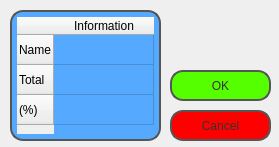
<?xml version="1.0" encoding="UTF-8"?>
<ui version="4.0">
 <class>service_ui</class>
 <widget class="QWidget" name="service_ui">
  <property name="geometry">
   <rect>
    <x>0</x>
    <y>0</y>
    <width>279</width>
    <height>147</height>
   </rect>
  </property>
  <property name="windowTitle">
   <string>service_ui</string>
  </property>
  <widget class="QTableWidget" name="services_tab_2">
   <property name="geometry">
    <rect>
     <x>10</x>
     <y>10</y>
     <width>151</width>
     <height>131</height>
    </rect>
   </property>
   <property name="styleSheet">
    <string notr="true">#services_tab_2{
font: 75 12pt &quot;Times New Roman&quot;;
color:#333;
border: 2px solid #555;
border-radius: 13px;
padding: 5px;
background: qradialgradient(cx: 0.3, cy: -0.4,
fx: 0.3, fy: -0.4,
radius: 1.5, stop: 0 #fff, stop: 1 #888);
min-width: 70px;

background-color:rgb(85, 170, 255);
}</string>
   </property>
   <row>
    <property name="text">
     <string>Name</string>
    </property>
   </row>
   <row>
    <property name="text">
     <string>Total</string>
    </property>
   </row>
   <row>
    <property name="text">
     <string>(%)</string>
    </property>
   </row>
   <column>
    <property name="text">
     <string>Information</string>
    </property>
   </column>
  </widget>
  <widget class="QPushButton" name="okButton">
   <property name="geometry">
    <rect>
     <x>170</x>
     <y>70</y>
     <width>101</width>
     <height>31</height>
    </rect>
   </property>
   <property name="styleSheet">
    <string notr="true">#okButton{
font: 75 12pt &quot;Times New Roman&quot;;
color:#333;
border: 2px solid #555;
border-radius: 13px;
padding: 5px;
background: qradialgradient(cx: 0.3, cy: -0.4,
fx: 0.3, fy: -0.4,
radius: 1.5, stop: 0 #fff, stop: 1 #888);
min-width: 70px;

background-color: rgb(85, 255, 0);
}</string>
   </property>
   <property name="text">
    <string>OK</string>
   </property>
  </widget>
  <widget class="QPushButton" name="cancelButton">
   <property name="geometry">
    <rect>
     <x>170</x>
     <y>110</y>
     <width>101</width>
     <height>31</height>
    </rect>
   </property>
   <property name="styleSheet">
    <string notr="true">#cancelButton{
font: 75 12pt &quot;Times New Roman&quot;;
color:#333;
border: 2px solid #555;
border-radius: 13px;
padding: 5px;
background: qradialgradient(cx: 0.3, cy: -0.4,
fx: 0.3, fy: -0.4,
radius: 1.5, stop: 0 #fff, stop: 1 #888);
min-width: 70px;

background-color:rgb(255, 0, 0);
}</string>
   </property>
   <property name="text">
    <string>Cancel</string>
   </property>
  </widget>
 </widget>
 <layoutdefault spacing="6" margin="11"/>
 <resources/>
 <connections/>
</ui>
